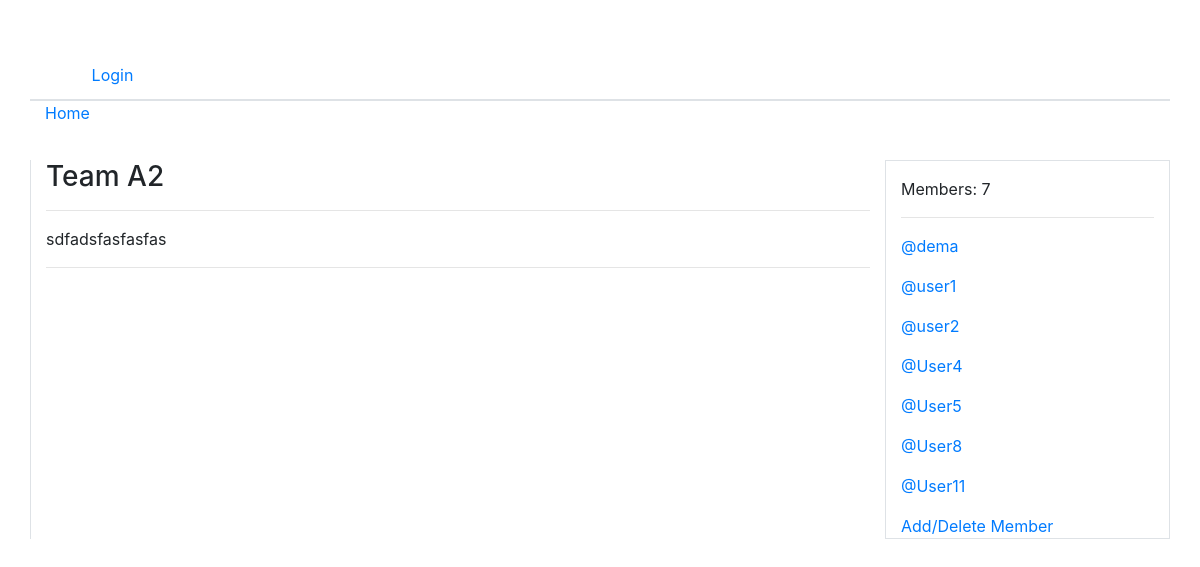
/rooms/10/, run on the app's committed database.
### base/models.py (models this page shows, shortened)
class Room(models.Model):
    host = models.ForeignKey(User, on_delete=models.SET_NULL, null=True)
    topic = models.ForeignKey(Topic, on_delete=models.SET_NULL, null=True)
    name = models.CharField(max_length=200)
    description = models.TextField(null=True, blank=True)
    participants = models.ManyToManyField(User, related_name='participants')
    updated = models.DateTimeField(auto_now=True)
    createed = models.DateTimeField(auto_now_add=True)
    class Meta:
        ordering = ['-updated', '-createed']

### base/views.py (the view)
# urls.py: path('rooms/<str:pk>/', views.roomsView, name='rooms'),
def roomsView(request, pk):
    rooms2 = Room.objects.get(id=pk)
    participants = rooms2.participants.all() # rooms2 > room ?
    context = {'rooms2': rooms2, 'participants': participants}
    return render(request, 'base/rooms.html', context)

### base/templates/base/rooms.html
{% extends 'main.html' %}
{% load static %}
{% block content %}
<div class="container"style="height: 460px;">
    <div class="row">
        <div class="col-9 border-left">
            <h3>{{ rooms2.name }}</h3>
            <hr>
            {{ rooms2.description }}
            <hr>
        </div>
        <div class="col-3 border">
            <div>
                <div class="mt-3">
                    <medium>Members: {{rooms2.participants.count}}</medium>
                </div>
                <hr>
                {% for participant in rooms2.participants.all %}
                <p><a href="#">@{{ participant }}</a></p>
                {% endfor %}
                <a href="{% url 'update-room_2' rooms2.id %}">Add/Delete Member</a>
            </div>
        </div>
    </div>
</div>
{% endblock content %}

### data on the page
Room: name "Team A2", description "sdfadsfasfasfas", participants.count "7"

### other printed values
{{ participant }} "dema"
{{ participant }} "user1"
{{ participant }} "user2"
{{ participant }} "User4"
{{ participant }} "User5"
{{ participant }} "User8"
{{ participant }} "User11"
